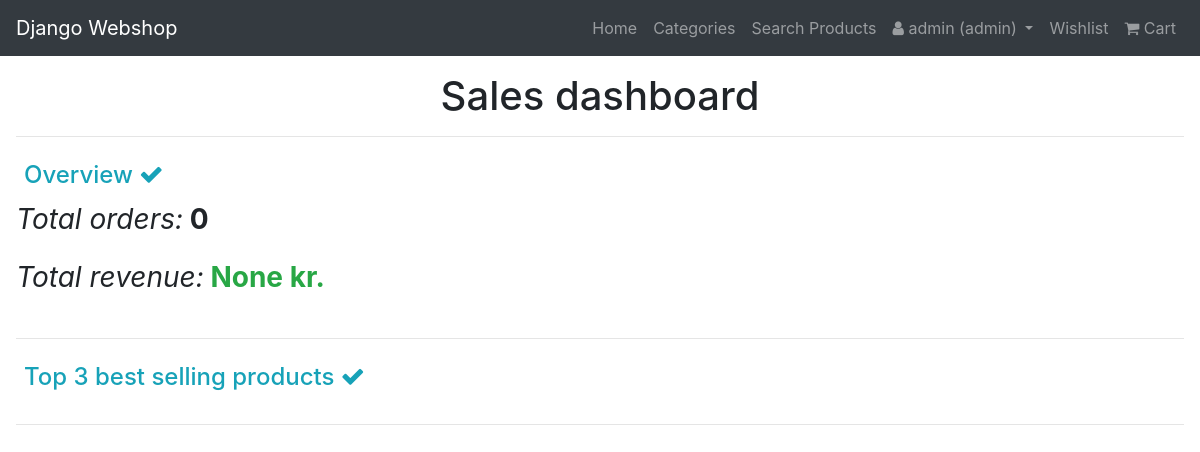
The page /shop/sales_overview (signed in) on the database as committed earlier.
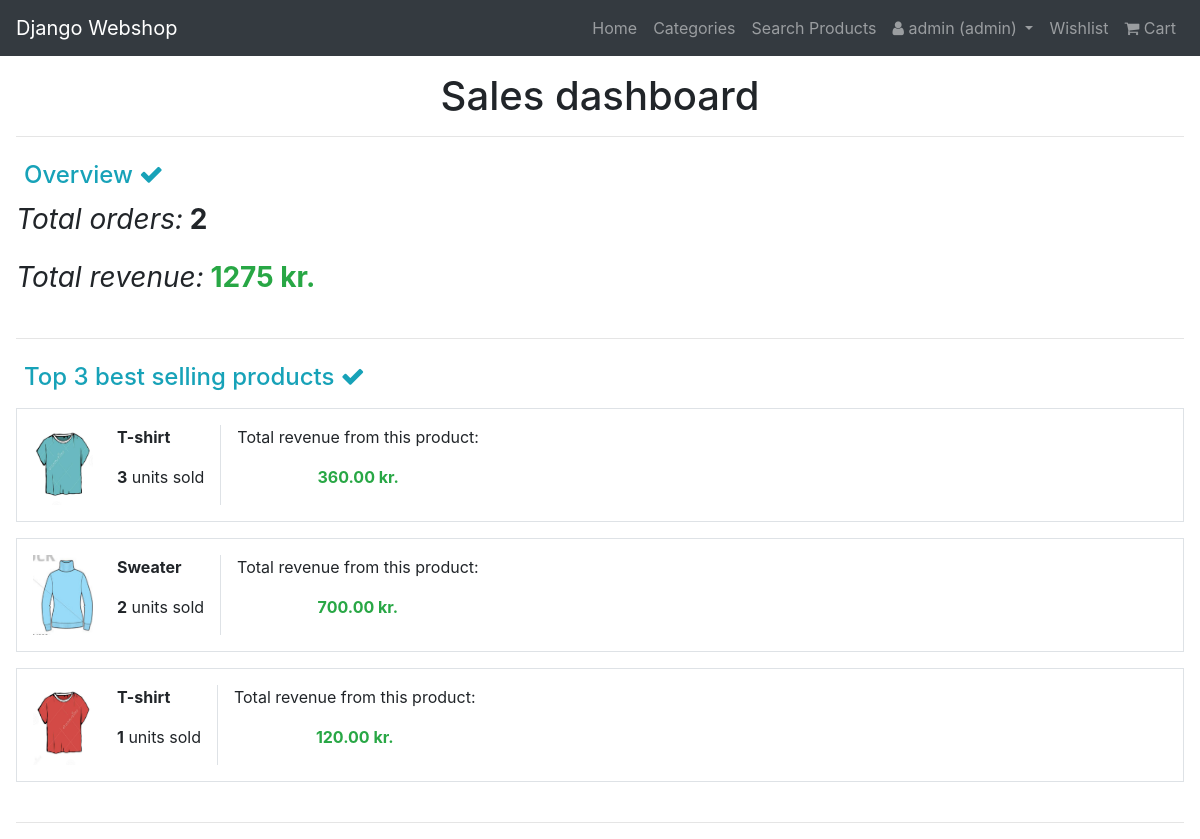
The same page on the database as committed later.
### shop/models.py (models this page shows, shortened)
class ProductVariant(models.Model):
    product = models.ForeignKey(Product, on_delete=models.CASCADE)
    price = models.DecimalField(max_digits=19, decimal_places=2)
    stock = models.PositiveIntegerField()
    image = models.ImageField(validators=[FileExtensionValidator(allowed_extensions=['jpg', 'png', 'jpeg'])])
    def __str__(self):
        return f'{self.product.title} - {self.image} - {self.price}'

class Product(models.Model):
    title = models.CharField(max_length=150)
    description = models.TextField()
    category = models.ForeignKey(ProductCategory, null=True, on_delete=models.SET_NULL)

### shop/views.py (the view)
# urls.py: path('sales_overview', views.sales_overview, name='sales_overview'),
def sales_overview(req):
    context = {}
    if req.user.is_authenticated and req.user.is_superuser:
        total_revenue = Invoice.objects.aggregate(sum=Sum('total_price'))
        invoices = Invoice.objects.all()
        invoice_products = InvoiceProduct.objects.all()
        best_sellers = []
        for invoice_product in invoice_products:
            for i in range(invoice_product.quantity):
                best_sellers.append(invoice_product.product.id)
        counted_best_sellers = Counter(best_sellers)
        top_3 = counted_best_sellers.most_common(3)
        top_3_products = []
        for top in top_3:
            product = ProductVariant.objects.filter(id=top[0])
            obj = {'product': product, 'count': top[1], 'total': product[0].price*top[1]}
            top_3_products.append(obj)
        print(top_3_products)
        context = {
            'total_revenue': total_revenue,
            'total_invoices': len(invoices),
            'best_seller_products': top_3_products,
        }
    else:
        return HttpResponseRedirect(reverse('shop:index'))
    return render(req, 'pages/administator/sales_overview.html', context)

### shop/templates/pages/administator/sales_overview.html
{% extends '_base.html' %}
{% block content %}
    <div class="m-3">
        <h1 class="text-center">Sales dashboard</h1>
        <hr />
        <div class="py-2">
            <h4 class="px-2 text-info">Overview <i class="fa fa-check text-info"></i> </h4>
            <p class="large-text"><i>Total orders:</i><b> {{ total_invoices }} </b></p>
            <p class="large-text"><i>Total revenue:</i><span class="text-success"><b> {{ total_revenue.sum }} kr.</b></span></p>
        </div>
        <hr />
        <div class="py-2">
            <h4 class="px-2 text-info">Top 3 best selling products <i class="fa fa-check text-info"></i> </h4>
                {% for best_seller_product in best_seller_products %}
                    {% for product in best_seller_product.product %}
                    <div class="d-flex p-3 my-3 border">
                        <img class="small-img" src="{{ MEDIA_URL }} {{ product.image.url }}" />
                        <div class="mx-2 pl-3">
                            <p><b>{{ product.product.title }}</b></p>
                            <p><span><b>{{ best_seller_product.count }}</b></span> units sold</p>
                        </div>
                        <div class="mx-2 text-center border-left pl-3">
                            <p>Total revenue from this product:</p>
                            <p class="text-success"><b>{{ best_seller_product.total }} kr.</b></p>
                        </div>
                    </div>
                    {% endfor %}
                {% endfor %}
        </div>
        <hr />
    </div>
{% endblock %}

Rows that differ between the two databases and show on the page:
now on this page (row edited): ProductVariant: image (picture), product "T-shirt", count "3", total "360.00"
now on this page (row edited): ProductVariant: image (picture), product "Sweater", count "2", total "700.00"
now on this page (row edited): ProductVariant: image (picture), product "T-shirt", count "1", total "120.00"
Other text that changed with them:
{{ total_invoices }}: "0" → "2"
{{ total_revenue.sum }}: "None" → "1275"
